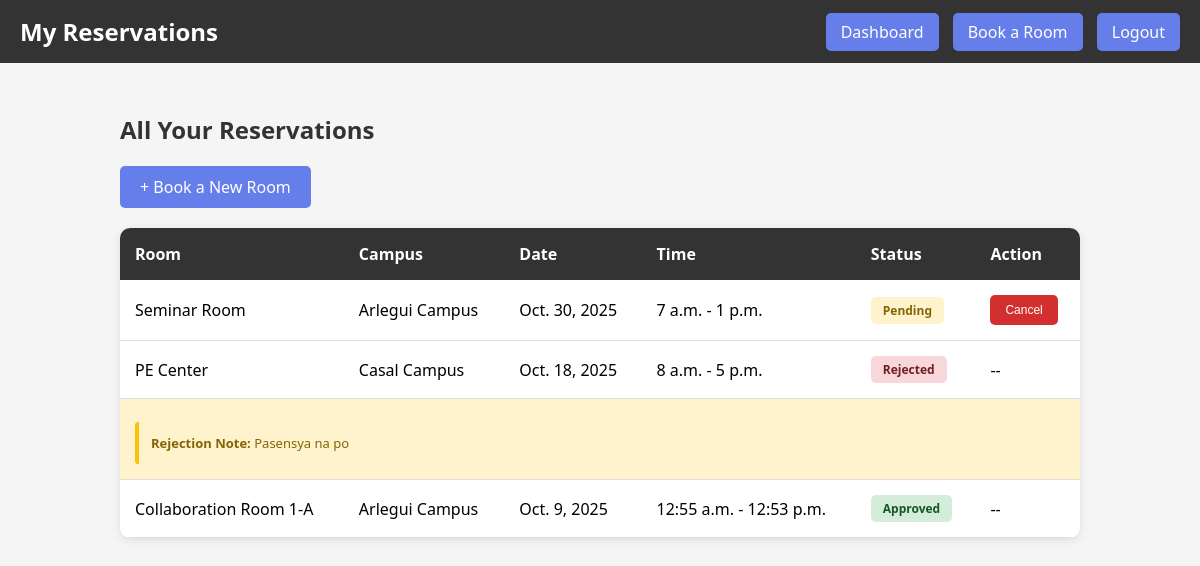
The page /student/reservations/ (signed in) on the database as committed earlier.
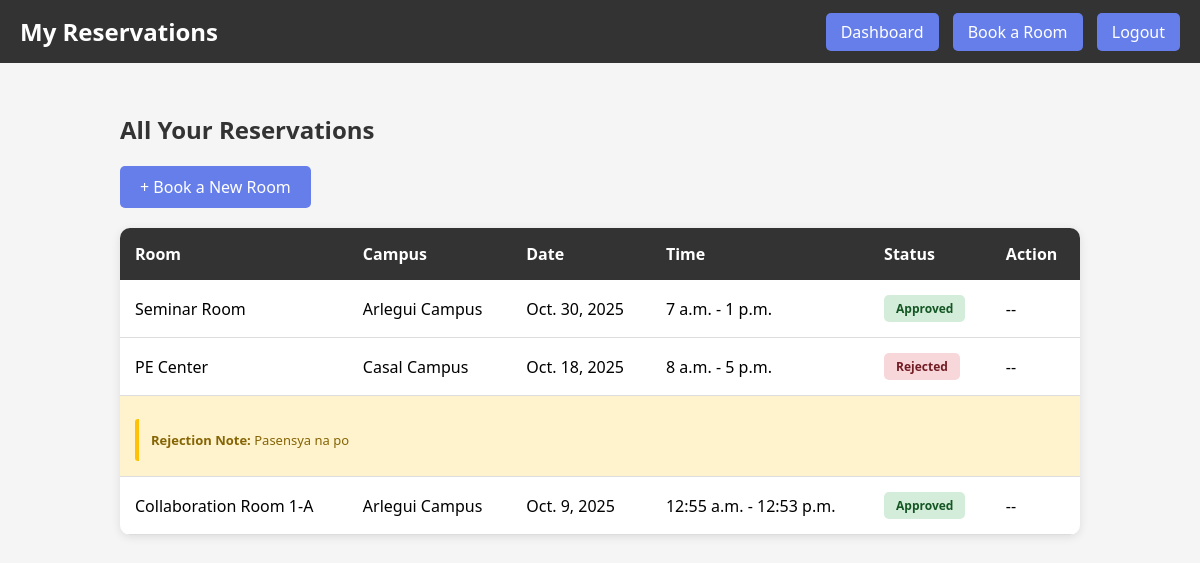
The same page on the database as committed later.
### reservations/models.py (models this page shows, shortened)
class Reservation(models.Model):
    STATUS_CHOICES = [
        ('pending', 'Pending'),
        ('approved', 'Approved'),
        ('rejected', 'Rejected'),
        ('cancelled', 'Cancelled'),
    ]
    student = models.ForeignKey(User, on_delete=models.CASCADE, related_name='reservations')
    room = models.ForeignKey(Room, on_delete=models.CASCADE, related_name='reservations')
    date = models.DateField()
    start_time = models.TimeField()
    end_time = models.TimeField()
    reason = models.TextField(blank=True, null=True)
    status = models.CharField(max_length=20, choices=STATUS_CHOICES, default='pending')
    rejection_note = models.TextField(blank=True, null=True)
    letter_file = models.FileField(upload_to=reservation_letter_upload_path, null=True, blank=True)
    letter_generated_at = models.DateTimeField(null=True, blank=True)
    created_at = models.DateTimeField(auto_now_add=True)
    updated_at = models.DateTimeField(auto_now=True)
    class Meta:
        ordering = ['-created_at']

### rooms/models.py (models this page shows, shortened)
class Room(models.Model):
    campus = models.ForeignKey(Campus, on_delete=models.CASCADE, related_name='rooms')
    admin_type = models.ForeignKey(AdminType, on_delete=models.SET_NULL, null=True, related_name='rooms')
    name = models.CharField(max_length=255)
    capacity = models.IntegerField(validators=[MinValueValidator(1)])
    description = models.TextField(blank=True)
    created_at = models.DateTimeField(auto_now_add=True)
    class Meta:
        unique_together = ['campus', 'name']
        ordering = ['campus', 'name']

class Campus(models.Model):
    name = models.CharField(max_length=255, unique=True)
    location = models.CharField(max_length=255)
    created_at = models.DateTimeField(auto_now_add=True)
    class Meta:
        ordering = ['name']

### reservations/views.py (the view)
# urls.py: path('student/reservations/', views.student_reservations, name='student_reservations'),
@login_required(login_url='student_login')
def student_reservations(request):
    reservations = request.user.reservations.all()
    context = {'reservations': reservations}
    return render(request, 'reservations/student_reservations.html', context)

### reservations/templates/reservations/student_reservations.html (shortened to what this page needs)
<!DOCTYPE html>
<html lang="en">
<head>
</head>
<body>
    <div class="navbar">
        <h1>My Reservations</h1>
        <div>
            <a href="{% url 'student_dashboard' %}">Dashboard</a>
            <a href="{% url 'book_room' %}">Book a Room</a>
            <a href="{% url 'logout' %}">Logout</a>
        </div>
    </div>
    <div class="container">
        <h2>All Your Reservations</h2>
        <a href="{% url 'book_room' %}" class="btn">+ Book a New Room</a>
        {% if reservations %}
            <div class="table-container">
                <table>
                    <thead>
                        <tr>
                            <th>Room</th>
                            <th>Campus</th>
                            <th>Date</th>
                            <th>Time</th>
                            <th>Status</th>
                            <th>Action</th>
                        </tr>
                    </thead>
                    <tbody>
                        {% for reservation in reservations %}
                            <tr>
                                <td>{{ reservation.room.name }}</td>
                                <td>{{ reservation.room.campus.name }}</td>
                                <td>{{ reservation.date }}</td>
                                <td>{{ reservation.start_time }} - {{ reservation.end_time }}</td>
                                <td><span class="status {{ reservation.status }}">{{ reservation.get_status_display }}</span></td>
                                <td>
                                    {% if reservation.status == 'pending' %}
                                        <form method="POST" action="{% url 'cancel_reservation' reservation.id %}" style="display: inline;">
                                            <button type="submit" class="action-btn" onclick="return confirm('Cancel this reservation?')">Cancel</button>
                                        </form>
                                    {% else %}
                                        --
                                    {% endif %}
                                </td>
                            </tr>
                            {% if reservation.rejection_note %}
                                <tr style="background: #fff3cd;">
                                    <td colspan="6">
                                        <div class="rejection-note">
                                            <strong>Rejection Note:</strong> {{ reservation.rejection_note }}
                                        </div>
                                    </td>
                                </tr>
                            {% endif %}
                        {% endfor %}
                    </tbody>
                </table>
            </div>
        {% else %}
            <div class="no-reservations">
                <p>You have no reservations yet.</p>
                <p><a href="{% url 'book_room' %}" class="btn">Book a room now</a></p>
            </div>
        {% endif %}
    </div>
</body>
</html>

### reservations/templates/reservations/student_reservations.html (style rules this page uses)
* { margin: 0; padding: 0; box-sizing: border-box; }
body { font-family: 'Segoe UI', Tahoma, Geneva, Verdana, sans-serif; background: #f5f5f5; }
.navbar { background: #333; color: white; padding: 15px 20px; display: flex; justify-content: space-between; align-items: center; }
.navbar h1 { font-size: 24px; }
.navbar a { color: white; text-decoration: none; padding: 8px 15px; background: #667eea; border-radius: 5px; margin-left: 10px; }
.container { max-width: 1000px; margin: 30px auto; padding: 20px; }
h2 { color: #333; margin-bottom: 20px; }
.btn { display: inline-block; padding: 10px 20px; background: #667eea; color: white; text-decoration: none; border-radius: 5px; margin-bottom: 20px; }
.table-container { background: white; border-radius: 10px; box-shadow: 0 2px 10px rgba(0, 0, 0, 0.1); overflow: hidden; }
table { width: 100%; border-collapse: collapse; }
th { background: #333; color: white; padding: 15px; text-align: left; }
td { padding: 15px; border-bottom: 1px solid #ddd; }
.status { display: inline-block; padding: 5px 12px; border-radius: 5px; font-weight: bold; font-size: 12px; }
.status.approved { background: #d4edda; color: #155724; }
.status.rejected { background: #f8d7da; color: #721c24; }
.rejection-note { background: #fff3cd; border-left: 4px solid #ffc107; padding: 12px; margin-top: 8px; border-radius: 3px; font-size: 13px; color: #856404; }

Rows that differ between the two databases and show on the page:
changed Reservation "Oct. 30, 2025": status "Pending" → "Approved"; status "Cancel" → "--"
